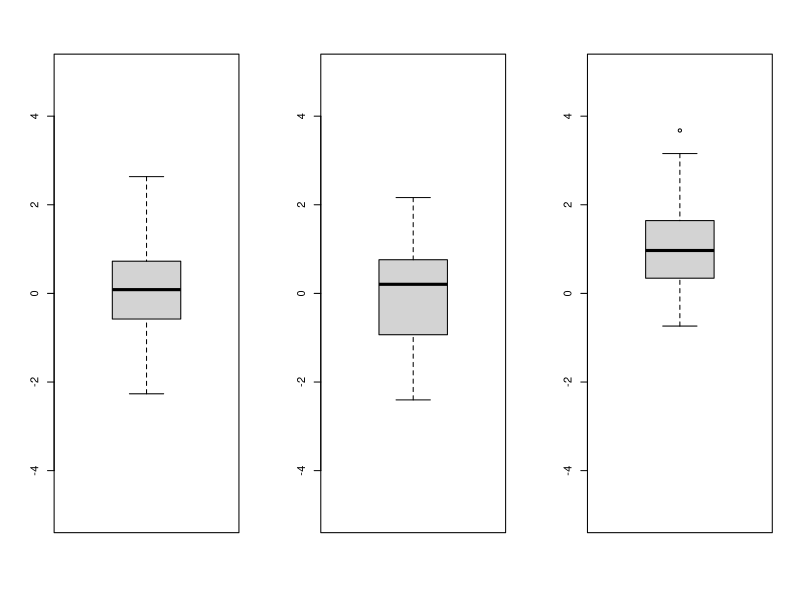
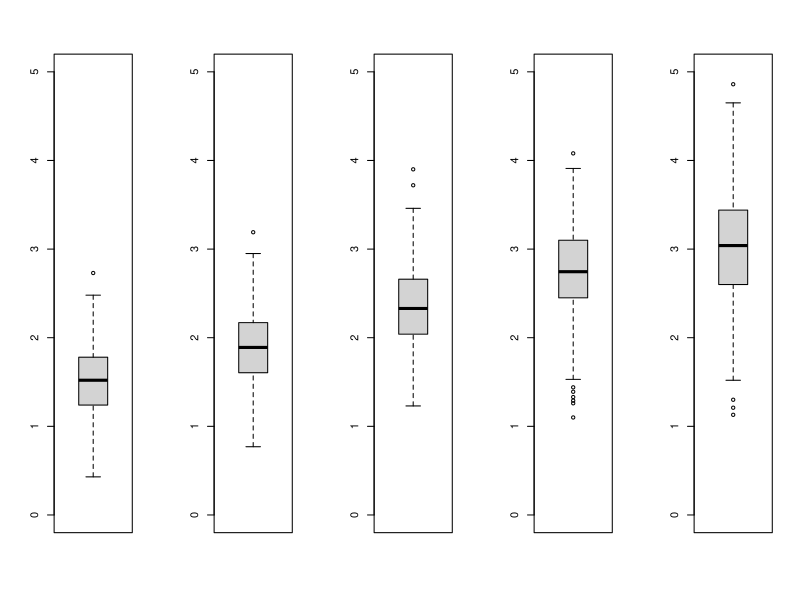

Write R code to recreate these figures, in order.
## ---- chunk 1
df <- read.csv2(file = "Data/ttest1.csv")
df$Gruppe <- as.factor(df$Gruppe)
anova <- aov(formula = Wert ~ Gruppe, data = df)
anova.posthoc <- TukeyHSD(x=anova, 'Gruppe', conf.level=0.95)
## ---- chunk 2
summary(anova)

par(mfrow = c(1, 3))
boxplot(df$Wert[df$Gruppe == 0], ylim = c(-5, 5))
boxplot(df$Wert[df$Gruppe == 1], ylim = c(-5, 5))
boxplot(df$Wert[df$Gruppe == 2], ylim = c(-5, 5))

# plot(x = c(
#   mean(df$Wert[df$Gruppe == 0]), 
#   mean(df$Wert[df$Gruppe == 1]),
#   mean(df$Wert[df$Gruppe == 2])
# ))
## ---- chunk 3
anova.posthoc
## ---- chunk 4
n1 <- 70
n2 <- 70
n3 <- 70
n <- list(n1, n2, n3)

M1 <- 4.0
M2 <- 3.7
M3 <- 3.4

s1 <- 4.4
s2 <- 5.2
s3 <- 6.1

N <- n1 + n2 + n3
df_bw <- length(n)-1
df_wi <- sum(n1-1, n2-1, n3-1)

#?qf(): Density, distribution function, quantile function and random generation for the F distribution with df1 and df2 degrees of freedom (and optional non-centrality parameter ncp).
cutoff <- qf(df1 = df_bw, df2 = df_wi, p = 0.95)

Mg <- (M1+M2+M3)/3
s_g <- ((M1-Mg)^2+(M2-Mg)^2+(M3-Mg)^2)/df_bw

var_bw <- s_g * (n1+n2+n3)/3

var_wi <- (s1+s2+s3)/3

F <- var_bw/var_wi

if(F>cutoff){print("Reject HO")}else{print("Accept H0")}
## ---- chunk 5
rm(df)
require(truncnorm)
seed <- 15

set.seed(seed)
N <- runif(1, min=70, max=1100)

set.seed(seed)
x <- round(rtruncnorm(n= N, a=0, b=7, mean=5, sd=1.6), 0)
set.seed(seed)
grp <- sample(x = 0:4, size = N, replace = TRUE)
y.raw <- 1 + 0.1*x + (0.4 + 0.15*rnorm(N))*grp + 0.4*rnorm(N)
y <- round(y.raw, 2)

df <- data.frame(grp, y)
df$grp <- as.factor(df$grp)
write.csv2(x = df, file = "Data/anova1.csv")
## ---- chunk 6

anova <- aov(formula = y ~ grp, data = df)
summary(anova)
par(mfrow = c(1, 5))
min <- 0
max <- 5
boxplot(df$y[df$grp == 0], ylim = c(min, max))
boxplot(df$y[df$grp == 1], ylim = c(min, max))
boxplot(df$y[df$grp == 2], ylim = c(min, max))
boxplot(df$y[df$grp == 3], ylim = c(min, max))
boxplot(df$y[df$grp == 4], ylim = c(min, max))
TukeyHSD(anova, 'grp', conf.level=0.95)
